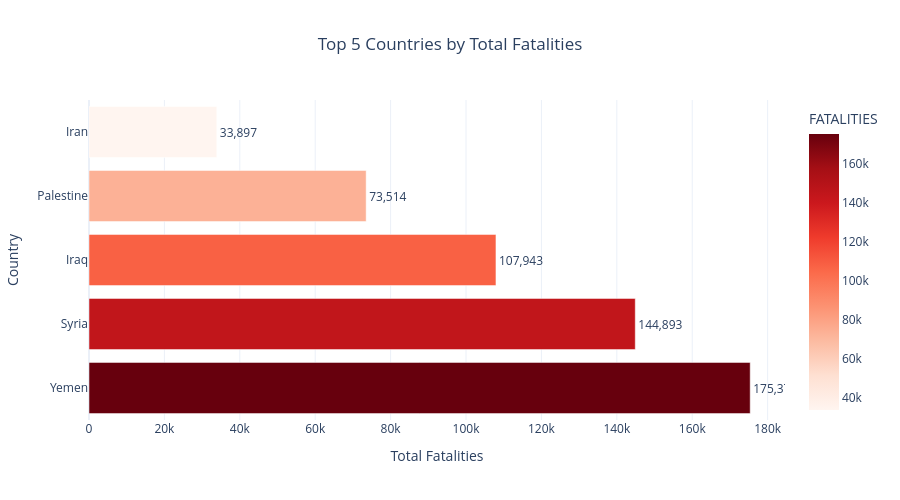

The code cell stored with this chart in its notebook:
### Code cell
# Calculate top 5 countries
country_fatalities = (
    df.groupby("COUNTRY")["FATALITIES"]
    .sum()
    .nlargest(5)
    .reset_index()
)

# Create graph
country_fig = px.bar(
    country_fatalities,
    x="FATALITIES",
    y="COUNTRY",
    orientation="h",
    text="FATALITIES",
    color="FATALITIES",
    color_continuous_scale="Reds",
    title="Top 5 Countries by Total Fatalities",
    template="plotly_white"
)

country_fig.update_traces(
    texttemplate="%{text:,.0f}",
    textposition="outside"
)

country_fig.update_layout(
    title_x=0.5,
    height=500,
    showlegend=False,
    xaxis_title="Total Fatalities",
    yaxis_title="Country"
)

country_fig.show(renderer="vscode")

country_fig.write_html(
    "../reports/top5_countries_fatalities.html"
)

### Figure 1 — Plotly figure (JSON) as saved in the notebook; plotly's stock layout.template omitted (floating-point values rounded to 4 significant figures)
{"data": [{"hovertemplate": "FATALITIES=%{marker.color}<br>COUNTRY=%{y}<extra></extra>", "legendgroup": "", "marker": {"color": [175377, 144893, 107943, 73514, 33897], "coloraxis": "coloraxis", "pattern": {"shape": ""}}, "name": "", "orientation": "h", "showlegend": false, "text": [175400.0, 144900.0, 107900.0, 73510.0, 33900.0], "textposition": "outside", "texttemplate": "%{text:,.0f}", "type": "bar", "x": [175377, 144893, 107943, 73514, 33897], "xaxis": "x", "y": ["Yemen", "Syria", "Iraq", "Palestine", "Iran"], "yaxis": "y"}], "layout": {"barmode": "relative", "coloraxis": {"autocolorscale": false, "colorbar": {"title": {"text": "FATALITIES"}}, "colorscale": [[0, "rgb(255,245,240)"], [0.125, "rgb(254,224,210)"], [0.25, "rgb(252,187,161)"], [0.375, "rgb(252,146,114)"], [0.5, "rgb(251,106,74)"], [0.625, "rgb(239,59,44)"], [0.75, "rgb(203,24,29)"], [0.875, "rgb(165,15,21)"], [1, "rgb(103,0,13)"]]}, "height": 500, "legend": {"tracegroupgap": 0}, "showlegend": false, "title": {"text": "Top 5 Countries by Total Fatalities", "x": 0.5}, "xaxis": {"anchor": "y", "domain": [0, 1], "title": {"text": "Total Fatalities"}}, "yaxis": {"anchor": "x", "domain": [0, 1], "title": {"text": "Country"}}}}
